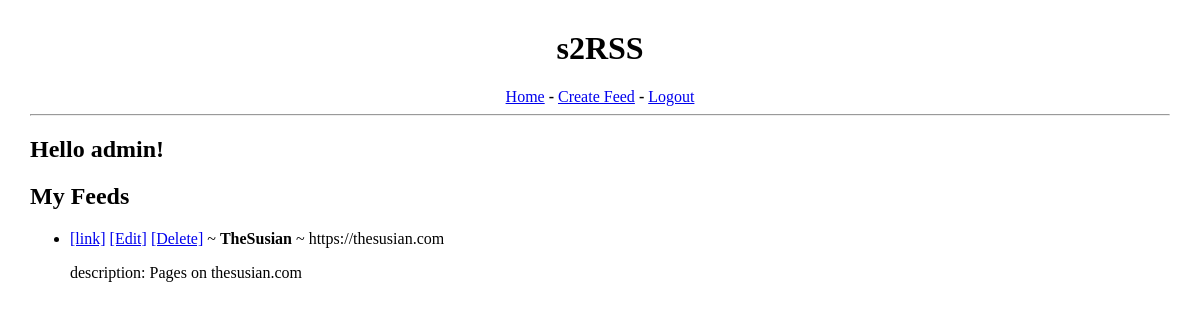
Before: /index (signed in) with the older database file.
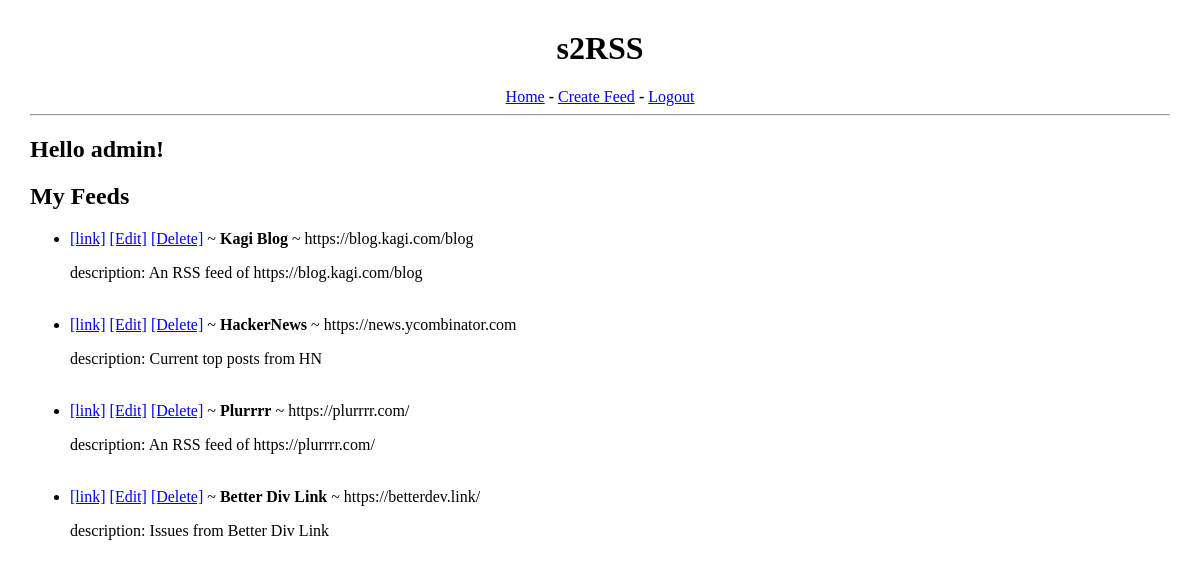
After: the same page with the newer database file.
### app/models.py (models this page shows, shortened)
class User(UserMixin, db.Model):
    id = db.Column(db.Integer, primary_key=True)
    username = db.Column(db.String(64), index=True, unique=True)
    password_hash = db.Column(db.String(128))
    feeds = db.relationship("Feed", backref="owner", lazy="dynamic")

class Feed(db.Model):
    id = db.Column(db.Integer, primary_key=True)
    user_id = db.Column(db.Integer, db.ForeignKey("user.id"))
    address = db.Column(db.Text)
    pattern = db.Column(db.Text)
    item_search_pattern = db.Column(db.Text)
    title = db.Column(db.Text)
    link = db.Column(db.Text)
    desc = db.Column(db.Text)
    item_title_template = db.Column(db.Text)
    item_link_template = db.Column(db.Text)
    item_content_template = db.Column(db.Text)

### app/routes.py (the view)
@app.route("/")
@app.route("/index")
@login_required
def index():
    feeds = Feed.query.filter_by(owner=current_user).all()
    print(type(feeds))
    return render_template("index.html", title="Home", feeds=feeds)

### app/models.py (called while the page is built)
@login.user_loader
def load_user(id):
    return User.query.get(int(id))

### app/templates/index.html
{% extends "base.html" %} {% block content %}
<h2>Hello {{ current_user.username }}!</h2>
{% if feeds %}
<h2>My Feeds</h2>
<ul>
	{% for feed in feeds %}
	<li>
		<a href="{{ url_for('get_feed', id=feed.id) }}">[link]</a>
		<a href="{{ url_for('edit_feed', id=feed.id) }}">[Edit]</a>
		<a href="{{ url_for('delete_feed', id=feed.id) }}">[Delete]</a> ~ <b>{{ feed.title }}</b> ~ <a>{{ feed.link }}</a><br>
        <p>description: {{ feed.desc }}</p>
	</li>
	<br>
	{% endfor %}
</ul>
{% else %}
<h2>You don't have any feeds yet, <a href="{{ url_for('create_feed')}}">create</a> one to get started</h2>
{% endif %}
{% endblock %}

### app/templates/base.html (shortened to what this page needs)
<!DOCTYPE html>
<html>
	<head>
	</head>
	<body>
		<header>
			<h1>s2RSS</h1>
			{% if current_user.is_anonymous %}
			<a href="{{ url_for('login') }}">Login</a> <b>-</b>
			<a href="{{ url_for('register') }}">Register</a>
			{% else %}
			<a href="{{ url_for('index') }}">Home</a> <b>-</b>
			<a href="{{ url_for('create_feed')}}">Create Feed</a> <b>-</b>
			<a href="{{ url_for('logout') }}">Logout</a>
			{% endif %}
		</header>
		<hr />
		{% block content %} {% endblock %}
	</body>
</html>

### app/templates/base.html (style rules this page uses)
body { margin: 30px; }
header { text-align: center; }

Changed rows visible on the page:
removed Feed: title "TheSusian", link "https://thesusian.com", desc "Pages on thesusian.com"
added Feed: title "Kagi Blog", link "https://blog.kagi.com/blog", desc "An RSS feed of https://blog.kagi.com/blog"
added Feed: title "HackerNews", link "https://news.ycombinator.com", desc "Current top posts from HN"
added Feed: title "Plurrrr", link "https://plurrrr.com/", desc "An RSS feed of https://plurrrr.com/"
added Feed: title "Better Div Link", link "https://betterdev.link/", desc "Issues from Better Div Link"
